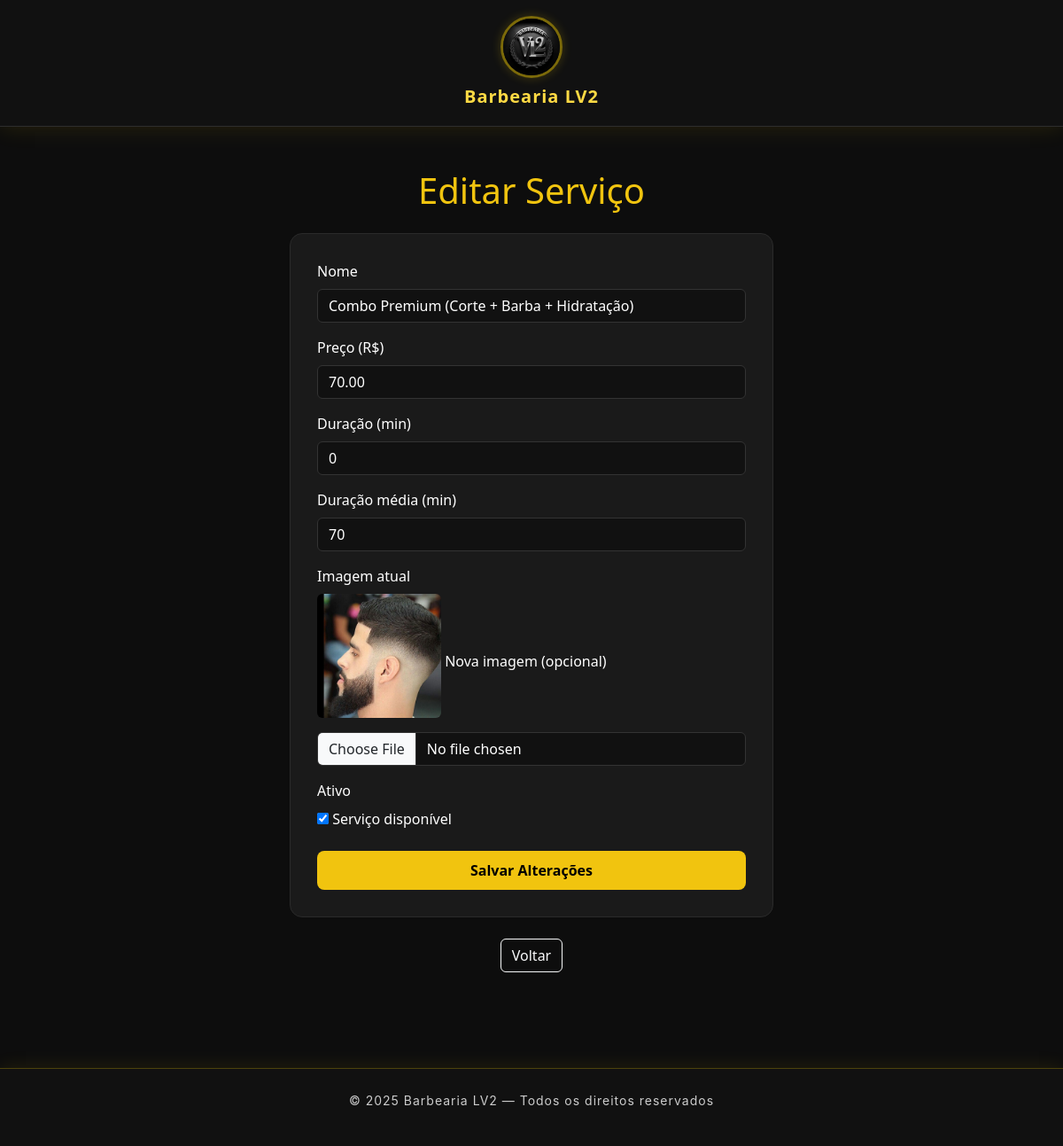
Screenshot of /admin/servicos_editar.php?id=11 with the database file from the repository.
### tables this page shows
CREATE TABLE `servicos` (
  `id` int(11) NOT NULL,
  `nome` varchar(120) NOT NULL,
  `preco` decimal(10,2) NOT NULL,
  `duracao` int(11) NOT NULL,
  `ativo` tinyint(1) NOT NULL DEFAULT 1,
  `duracao_min` int(11) NOT NULL DEFAULT 30,
  `img` varchar(255) DEFAULT NULL
);

### admin/servicos_editar.php (the view, shortened to what this page needs)
<?php
include 'header.php';
$conn = Database::connect();
$id = filter_input(INPUT_GET, 'id', FILTER_VALIDATE_INT);
$stmt = $conn->prepare("SELECT * FROM servicos WHERE id = ? LIMIT 1");
$stmt->execute([$id]);
$servico = $stmt->fetch(PDO::FETCH_ASSOC);
?>
<div class="container py-5">
    <h1 class="text-center mb-4" style="color:#f1c40f;">Editar Serviço</h1>
    <div class="row justify-content-center">
        <div class="col-lg-6">
            <div class="card-form">
                <form method="POST" enctype="multipart/form-data">
                    <label class="form-label">Nome</label>
                    <input
                        type="text"
                        name="nome"
                        class="form-control mb-3"
                        value="<?= htmlspecialchars($servico['nome'], ENT_QUOTES, 'UTF-8') ?>"
                        required
                    >
                    <label class="form-label">Preço (R$)</label>
                    <input
                        type="number"
                        step="0.01"
                        name="preco"
                        class="form-control mb-3"
                        value="<?= htmlspecialchars($servico['preco'], ENT_QUOTES, 'UTF-8') ?>"
                        required
                    >
                    <label class="form-label">Duração (min)</label>
                    <input
                        type="number"
                        name="duracao"
                        class="form-control mb-3"
                        value="<?= (int) $servico['duracao'] ?>"
                        required
                    >
                    <label class="form-label">Duração média (min)</label>
                    <input
                        type="number"
                        name="duracao_min"
                        class="form-control mb-3"
                        value="<?= (int) $servico['duracao_min'] ?>"
                        required
                    >
                    <label class="form-label">Imagem atual</label><br>
                    <?php if (!empty($servico['img'])): ?>
                        <img
                            src="../assets/servicos/<?= htmlspecialchars($servico['img'], ENT_QUOTES, 'UTF-8') ?>"
                            width="140"
                            class="rounded mb-3"
                            alt="Imagem do serviço"
                        >
                    <?php else: ?>
                        <p class="text-secondary">Nenhuma imagem cadastrada</p>
                    <?php endif; ?>
                    <label class="form-label">Nova imagem (opcional)</label>
                    <input type="file" name="img" class="form-control mb-3" accept="image/*">
                    <label class="form-label">Ativo</label><br>
                    <input
                        type="checkbox"
                        name="ativo"
                        <?= !empty($servico['ativo']) ? 'checked' : '' ?>
                    >
                    <span>Serviço disponível</span>
                    <button type="submit" class="btn-lv w-100 mt-4">
                        Salvar Alterações
                    </button>
                </form>
            </div>
        </div>
    </div>
    <div class="text-center mt-4">
        <a href="servicos_listar.php" class="btn btn-outline-light">Voltar</a>
    </div>
</div>
<?php include 'footer.php'; ?>

### admin/servicos_editar.php (style rules this page uses)
body { background:#0d0d0d; color:#fff; }
.form-control, .form-select { background:#111; border:1px solid #333; color:#fff; }
.btn-lv { background:#f1c40f; border:none; color:#000; font-weight:600; padding:10px; border-radius:8px; }
.card-form { background:#1a1a1a; border:1px solid #2a2a2a; border-radius:14px; padding:30px; }

### rows the page displays
servicos: nome "Combo Premium (Corte + Barba + Hidratação)", preco "70.00", duracao "0", duracao_min "70", img (picture), ativo "☑"
